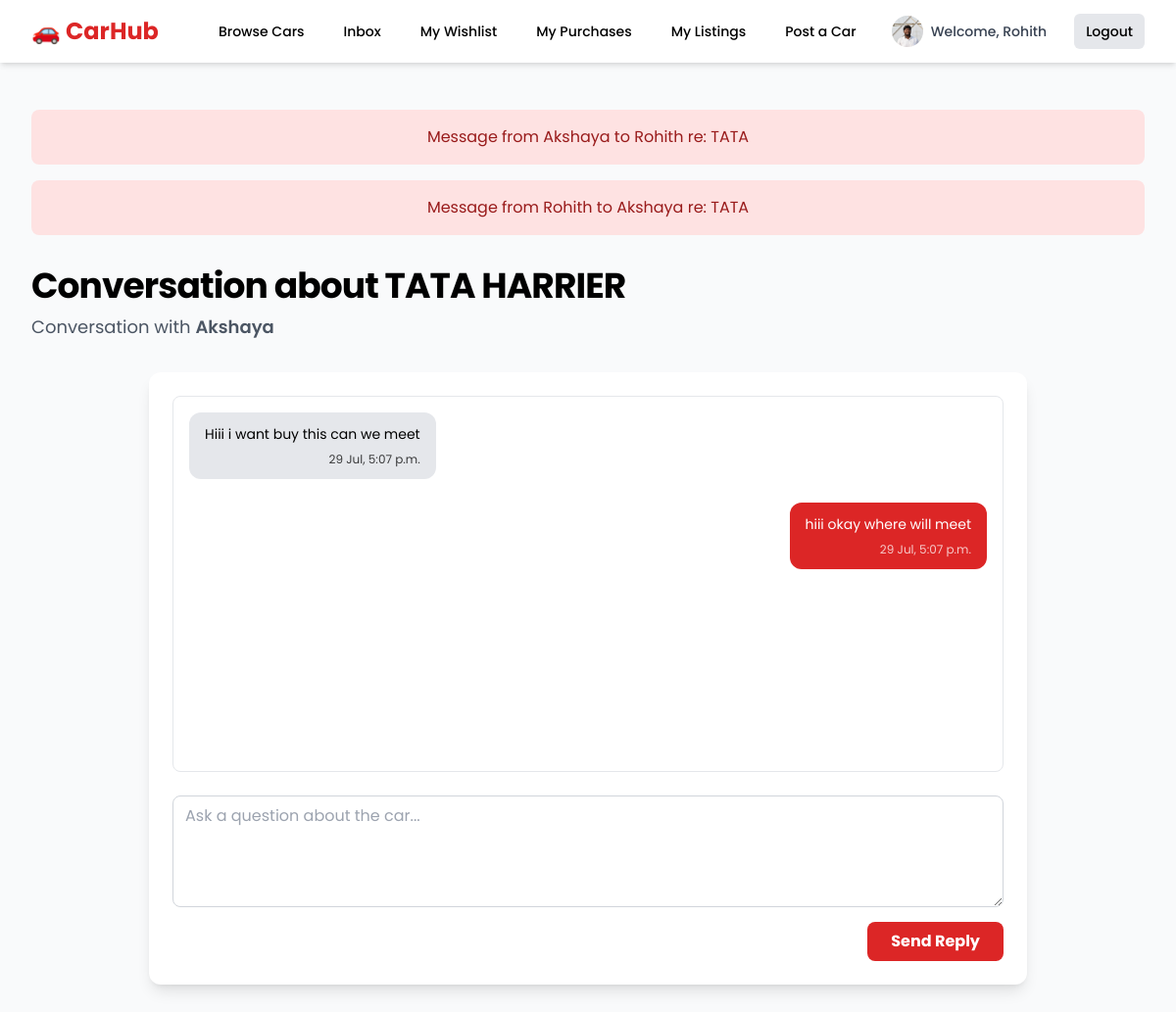
The page /inbox/conversation/1/2/ (signed in) on the database as committed earlier.
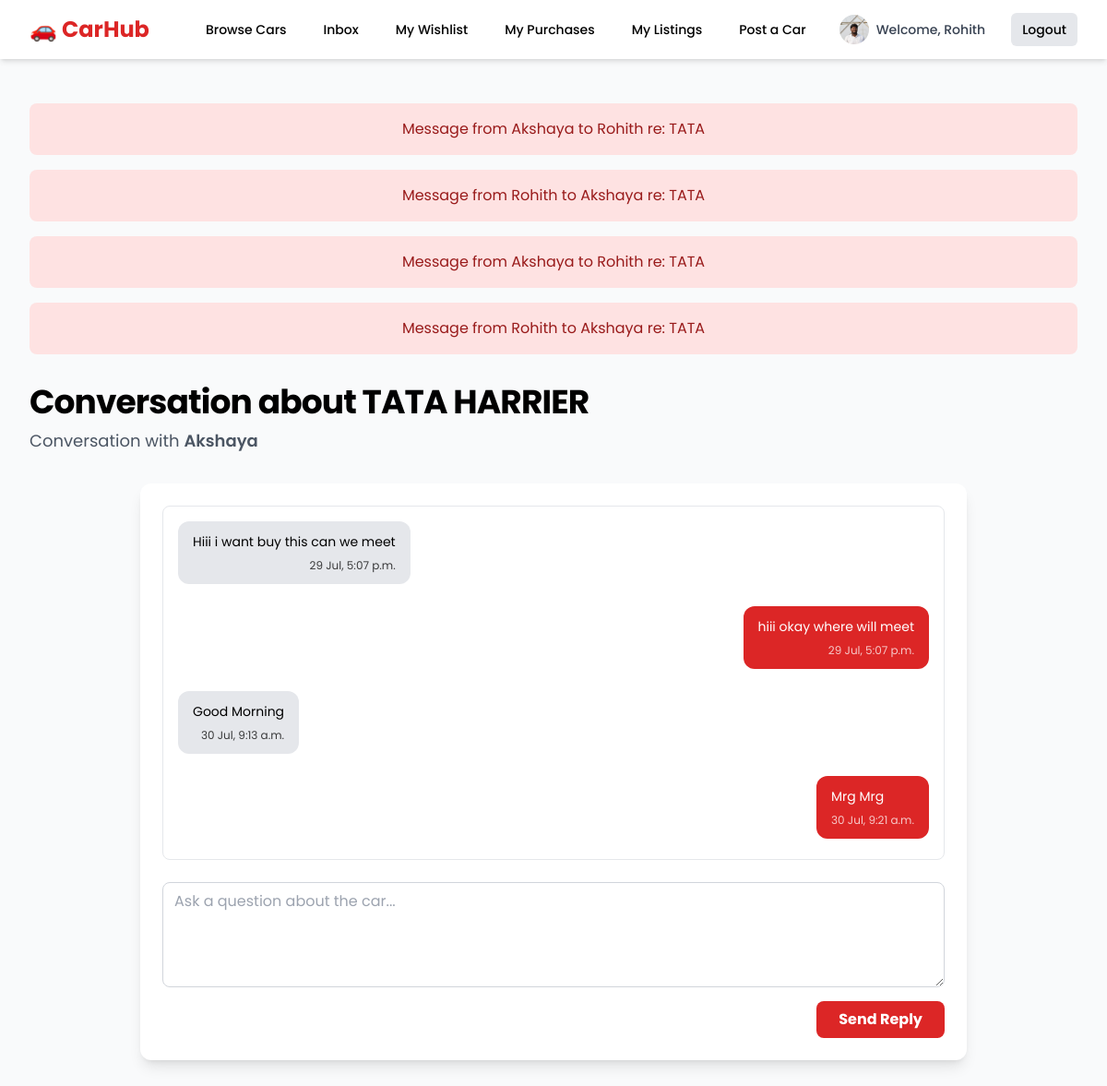
The same page on the database as committed later.
### listings/models.py (models this page shows, shortened)
class Message(models.Model):
    sender = models.ForeignKey(User, on_delete=models.CASCADE, related_name='sent_messages')
    receiver = models.ForeignKey(User, on_delete=models.CASCADE, related_name='received_messages')
    listing = models.ForeignKey(CarListing, on_delete=models.CASCADE)
    content = models.TextField()
    timestamp = models.DateTimeField(auto_now_add=True)
    is_read = models.BooleanField(default=False)
    def __str__(self):
        return f"Message from {self.sender.username} to {self.receiver.username} re: {self.listing.make}"

class CarListing(models.Model):
    seller = models.ForeignKey(User, on_delete=models.CASCADE)
    make = models.CharField(max_length=50, help_text="e.g., Maruti Suzuki, Hyundai")
    model = models.CharField(max_length=50, help_text="e.g., Swift, Creta")
    year = models.PositiveIntegerField()
    price = models.PositiveIntegerField(help_text="Price in INR")
    kms_driven = models.PositiveIntegerField(help_text="Kilometers driven", default=0)
    image = models.ImageField(upload_to='car_images/', default='car_images/default.png', verbose_name="Main Image")
    mileage = models.PositiveIntegerField(help_text="Mileage in KMPL or KM/Charge")
    transmission = models.CharField(max_length=10, choices=TRANSMISSION_CHOICES)
    fuel_type = models.CharField(max_length=10, choices=FUEL_TYPE_CHOICES)
    noc_available = models.BooleanField(default=False, verbose_name="NOC Certificate Available")
    description = models.TextField()
    location_city = models.CharField(max_length=50)
    status = models.CharField(
        max_length=20,
        choices=LISTING_STATUS_CHOICES,
        default='PENDING_APPROVAL'
    )
    wishlist = models.ManyToManyField(User, related_name='wishlist_items', blank=True)
    views = models.PositiveIntegerField(default=0)
    created_at = models.DateTimeField(auto_now_add=True)
    updated_at = models.DateTimeField(auto_now=True)

### listings/views.py (the view)
# urls.py: path('inbox/conversation/<int:listing_pk>/<int:other_user_pk>/', views.conversation_view, name='conversation'),
@login_required
def conversation_view(request, listing_pk, other_user_pk):
    listing = get_object_or_404(CarListing, id=listing_pk)
    other_user = get_object_or_404(User, id=other_user_pk)
    if listing.seller not in [request.user, other_user]:
        messages.error(request, "You are not authorized to view this conversation.")
        return redirect('inbox')
    if request.user == other_user:
        messages.error(request, "Invalid conversation.")
        return redirect('inbox')
    Message.objects.filter(
        listing=listing,
        sender=other_user,
        receiver=request.user,
        is_read=False
    ).update(is_read=True)
    conversation_messages = Message.objects.filter(
        listing=listing,
        sender__in=[request.user, other_user],
        receiver__in=[request.user, other_user]
    ).order_by('timestamp')
    if request.method == 'POST':
        reply_form = MessageForm(request.POST)
        if reply_form.is_valid():
            reply = reply_form.save(commit=False)
            reply.sender = request.user
            reply.receiver = other_user
            reply.listing = listing
            reply.save()
            messages.success(request, "Your reply has been sent.")
            return redirect('conversation', listing_pk=listing.pk, other_user_pk=other_user.pk)
    else:
        reply_form = MessageForm()
    context = {
        'listing': listing,
        'other_user': other_user,
        'messages': conversation_messages,
        'reply_form': reply_form,
        'page_title': f'Conversation about {listing.make} {listing.model}'
    }
    return render(request, 'conversation.html', context)

### listings/forms.py
class MessageForm(forms.ModelForm):
    class Meta:
        model = Message
        fields = ['content']
        widgets = {
            'content': forms.Textarea(attrs={
                'class': 'w-full px-3 py-2 border border-gray-300 rounded-lg focus:outline-none focus:ring-2 focus:ring-red-500',
                'rows': 4,
                'placeholder': 'Ask a question about the car...'
            })
        }
        labels = {'content': '',}

### listings/views.py (called while the page is built)
def unread_messages_context(request):
    if request.user.is_authenticated:
        unread_count = Message.objects.filter(receiver=request.user, is_read=False).count()
        return {'unread_messages_count': unread_count}
    return {}

### templates/conversation.html (shortened to what this page needs)
{% extends 'base.html' %}
{% block content %}
    <header class="mb-8">
        <h1 class="text-3xl font-bold tracking-tight text-black sm:text-4xl">
            {{ page_title }}
        </h1>
        <p class="mt-2 text-lg text-gray-600">
            Conversation with <span class="font-semibold">{{ other_user.username }}</span>
        </p>
    </header>
    <div class="max-w-4xl mx-auto bg-white p-6 rounded-xl shadow-lg">
        <div class="space-y-6 mb-6 h-96 overflow-y-auto p-4 border rounded-lg">
            {% for message in messages %}
                <div class="flex {% if message.sender == request.user %} justify-end {% else %} justify-start {% endif %}">
                    <div class="max-w-lg px-4 py-3 rounded-xl
                        {% if message.sender == request.user %}
                            bg-red-600 text-white
                        {% else %}
                            bg-gray-200 text-black
                        {% endif %}">
                        <p class="text-sm">{{ message.content }}</p>
                        <p class="text-xs mt-2 opacity-75 text-right">{{ message.timestamp|date:"d M, P" }}</p>
                    </div>
                </div>
            {% empty %}
                <div class="text-center py-12 text-gray-500">
                    <p>This is the beginning of your conversation.</p>
                </div>
            {% endfor %}
        </div>
        <div>
            <form method="POST">
                {{ reply_form.content }}
                <div class="text-right mt-2">
                    <button type="submit" class="bg-red-600 text-white font-bold py-2 px-6 rounded-lg hover:bg-red-700 transition-colors duration-300">
                        Send Reply
                    </button>
                </div>
            </form>
        </div>
    </div>
{% endblock %}

### templates/base.html (shortened to what this page needs)
<!DOCTYPE html>
<html lang="en">
<head>
    <script src="https://cdn.tailwindcss.com"></script>
</head>
<body class="bg-gray-50">
    <nav class="bg-white shadow-md sticky top-0 z-50">
        <div class="max-w-7xl mx-auto px-4 sm:px-6 lg:px-8">
            <div class="flex items-center justify-between h-16">
                <div class="flex-shrink-0">
                    <a href="{% url 'landing-page' %}" class="text-2xl font-bold text-red-600">🚗 CarHub</a>
                </div>
                <div class="hidden md:block">
                    <div class="ml-10 flex items-center space-x-4">
                        <a href="{% url 'car-list' %}" class="text-black hover:bg-red-600 hover:text-white px-3 py-2 rounded-md text-sm font-medium">Browse Cars</a>
                        {% if user.is_authenticated %}
                            <a href="{% url 'inbox' %}" class="relative inline-block text-black hover:bg-red-600 hover:text-white px-3 py-2 rounded-md text-sm font-medium">
                            <span>Inbox</span>
                                 </a>
                            <a href="{% url 'wishlist' %}" class="text-black hover:bg-red-600 hover:text-white px-3 py-2 rounded-md text-sm font-medium">My Wishlist</a>
                            <a href="{% url 'my-purchases' %}" class="text-black hover:bg-red-600 hover:text-white px-3 py-2 rounded-md text-sm font-medium">My Purchases</a>
                            <a href="{% url 'my-listings' %}" class="text-black hover:bg-red-600 hover:text-white px-3 py-2 rounded-md text-sm font-medium">My Listings</a>
                            <a href="{% url 'post-car' %}" class="text-black hover:bg-red-600 hover:text-white px-3 py-2 rounded-md text-sm font-medium">Post a Car</a>
                            <a href="{% url 'profile' username=user.username %}" class="flex items-center space-x-2 text-gray-700 pl-2 pr-3 py-1 rounded-full hover:bg-gray-100 transition-colors">
                                <img class="h-8 w-8 rounded-full object-cover" src="{{ user.profile.image.url }}" alt="Profile Picture">
                                <span class="text-sm font-medium">Welcome, {{ user.username }}</span>
                            </a>
                            <a href="{% url 'logout' %}" class="text-black bg-gray-200 hover:bg-red-600 hover:text-white px-3 py-2 rounded-md text-sm font-medium">Logout</a>
                        {% else %}
                            <a href="{% url 'login' %}" class="text-black hover:bg-red-600 hover:text-white px-3 py-2 rounded-md text-sm font-medium">Login</a>
                            <a href="{% url 'signup' %}" class="bg-red-600 text-white px-3 py-2 rounded-md text-sm font-medium hover:bg-red-700">Sign Up</a>
                        {% endif %}
                    </div>
                </div>
            </div>
        </div>
    </nav>
    <main class="max-w-7xl mx-auto py-12 px-4 sm:px-6 lg:px-8">
        {% if messages %}
            <div class="mb-8 space-y-4">
            {% for message in messages %}
                <div class="p-4 rounded-lg text-center
                    {% if message.tags == 'success' %} bg-green-100 text-green-800
                    {% else %} bg-red-100 text-red-800 {% endif %}">
                    {{ message }}
                </div>
            {% endfor %}
            </div>
        {% endif %}
        {% block content %}{% endblock %}
    </main>
</body>
</html>

Rows that differ between the two databases and show on the page:
added Message: sender+receiver+listing "Message from Akshaya to Rohith re: TATA", content "Good Morning", timestamp "30 Jul, 9:13 a.m."
added Message: sender+receiver+listing "Message from Rohith to Akshaya re: TATA", content "Mrg Mrg", timestamp "30 Jul, 9:21 a.m."
